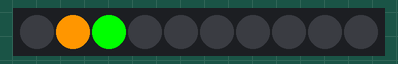
Recording of a sketch running on a simulated Arduino Uno, built with avr-gcc and run on an emulated ATmega328P. Parts: 10 RGB LEDs in strip order, left to right.

Above: at 0.1 s.
At 0.71 s:
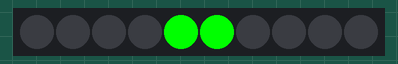
At 1.51 s:
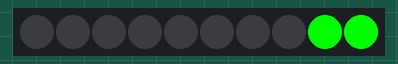
At 2.12 s:
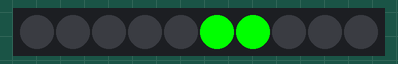
At 3.13 s:
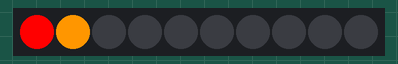
At 3.53 s:
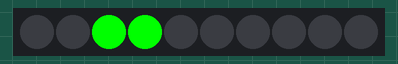

The sketch:

Led_bar2_Bounce.ino
```cpp
/*
Grove LED Bar - Bounce Example
This example will show you how to use getBits() function of this library.
The getBits() function returns the current state so you can modify it.
Use the setBits() function to save the new state.
*/

#include <Grove_LED_Bar.h>

//BE SURE USE CORRESPONDING DEVICE
//Grove_LED_Bar bar(6, 7, 0, LED_CIRCULAR_24);
//FOR LED_BAR_10
Grove_LED_Bar bar(7, 6, 0, LED_BAR_10); // Clock pin, Data pin, Orientation

unsigned int state;

void setup()
{
  // nothing to initialize
  bar.begin();
}

void loop()
{
  // Switch on the first two LEDs
  bar.setLevel(2);

  // Get the current state (which is 0x3)
  state = bar.getBits();

  // Bounce to the right
  for (int i = 0; i < 8; i++)
  {
    // Bit shift left and update
    state <<= 1;
    bar.setBits(state);
    delay(200);
  }

  // Bounce to the left
  for (int i = 0; i < 8; i++)
  {
    // Bit shift right and update
    state >>= 1;
    bar.setBits(state);
    delay(200);
  }
}
```

Measured:
- by itself, everything shown: repeats every 3.2 s, in 16 steps
